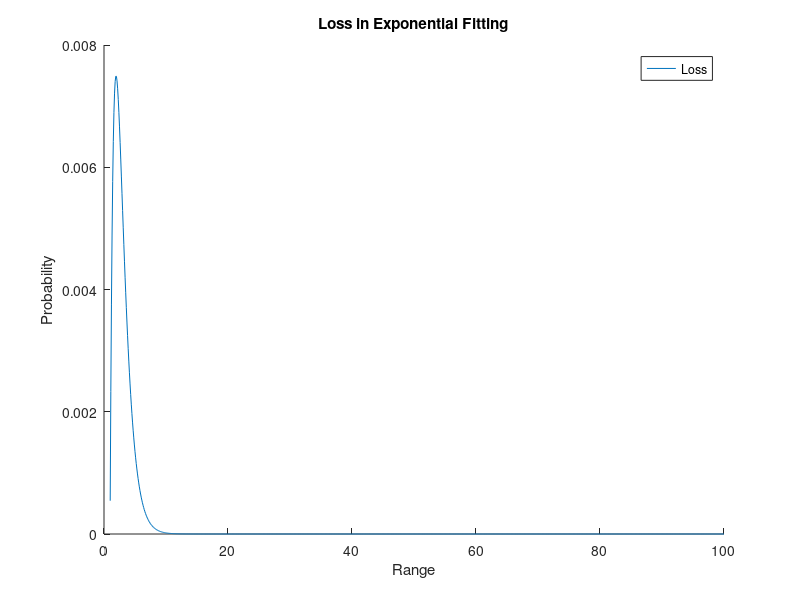
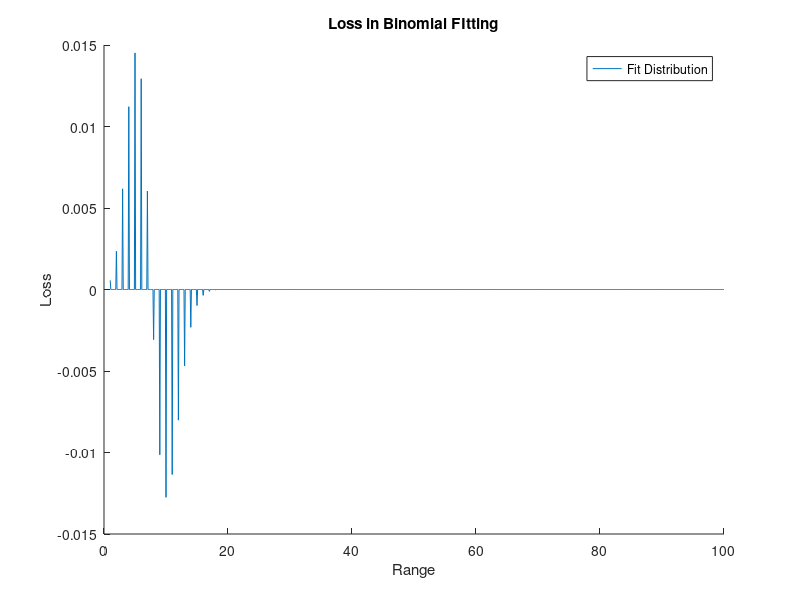
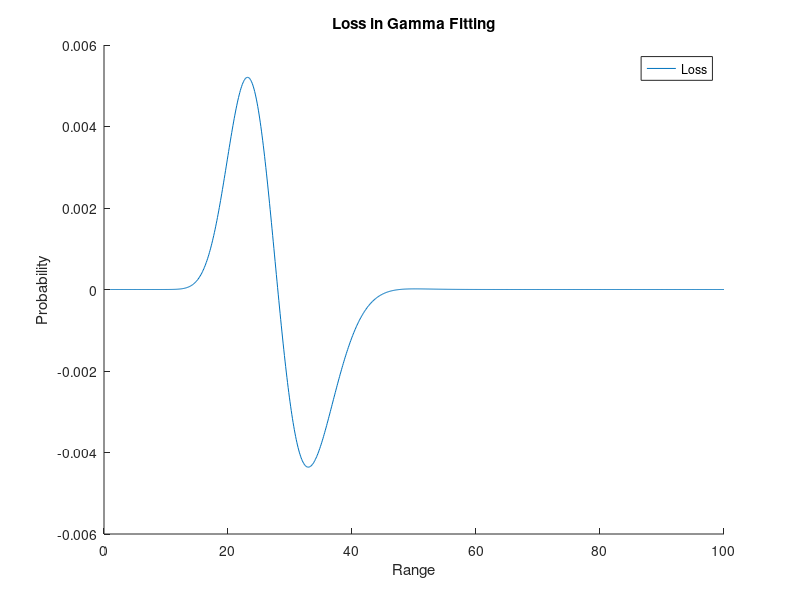

These figures' MATLAB source, in order:

%Fit probability Distribution to data

load examgrades
x = grades(:, 1);
x_pdf = [1:0.1:100];
num_samples = 100;
x_test = reshape([1:1:num_samples], [], 1);

%---NORMAL------
disp("Exponential")
mu_true = 40;
sigma_true = 10;
pd_true = makedist('Exponential');
y_true = pdf(pd_true, x_test);
%rng('default') % For reproducibility
for i = 1:num_samples
    y_true(i) = random(pd_true);
end

pd = fitdist(y_true, 'Exponential');
disp("mu_true:" + pd_true.mu)

y = pdf(pd, x_pdf);
y2 = pdf(pd_true, x_pdf);
figure('Name', "Exponential fitting")
%histogram(y_true,'Normalization','pdf');
line(x_pdf, y2-y);
legend({'Loss','Sampling Distribution'},'Location','northeast')
title("Loss in Exponential Fitting")
xlabel('Range') 
ylabel('Probability') 
%--binomial---
disp("Binomial")
pd_true = makedist('binomial', 'N', 30, 'p', 0.25);
for i = 1:num_samples
    y_true(i) = random(pd_true);
end
pd = fitdist(y_true, 'binomial','NTrials',30);
disp("p_true:" + pd_true.p)
disp("p_exp:" + pd.p)
y = pdf(pd, x_pdf);
y2 = pdf(pd_true, x_pdf);
figure('Name', "Binomial fitting")
%histogram(y_true,'Normalization','pdf')
line(x_pdf, y2-y)
legend({'Fit Distribution','Sampling Distribution'},'Location','northeast')
title("Loss in Binomial FItting")
xlabel('Range') 
ylabel('Loss') 

%-- Gamma---
disp("Gamma");
pd_true = makedist('Gamma', 'a', 30, 'b', 1);
for i = 1:num_samples
    y_true(i) = random(pd_true);
end 
pd = fitdist(y_true, 'Gamma');
disp("a_true:"+pd_true.a);
disp("a_exp:"+pd.a);
disp("b_true:"+pd_true.b);
disp("b_exp:"+pd.b);
y = pdf(pd, x_pdf);
y2 = pdf(pd_true, x_pdf);
figure('Name', "Gamma fittin")
%histogram(y_true,'Normalization','pdf')
line(x_pdf, y2-y);
legend({'Loss','Sampling Distribution'},'Location','northeast')
title("Loss in Gamma Fitting")
xlabel('Range') 
ylabel('Probability') 
